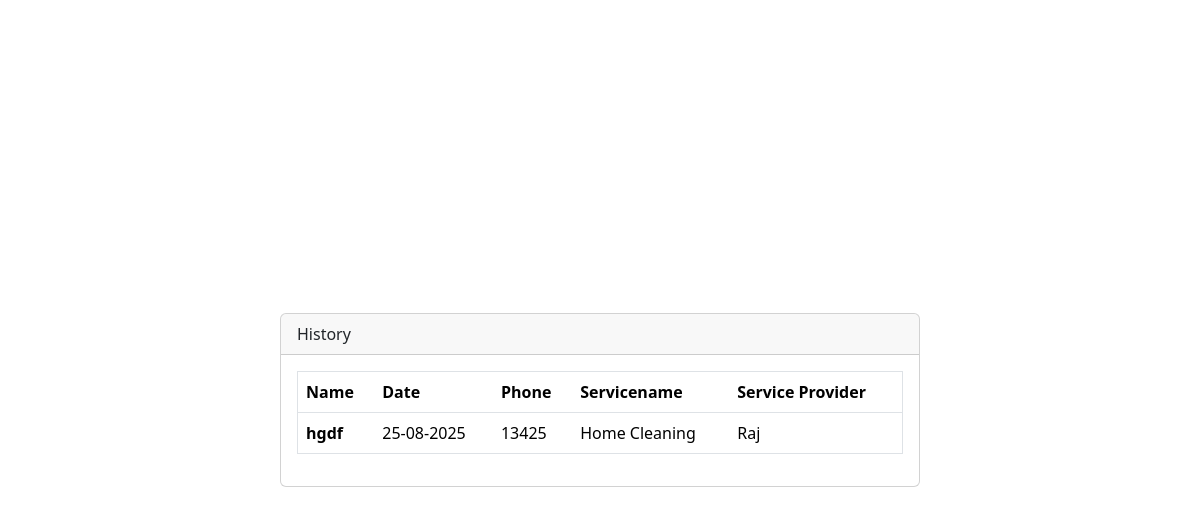
Before: /viewcusthist?id=1 with the older database file.
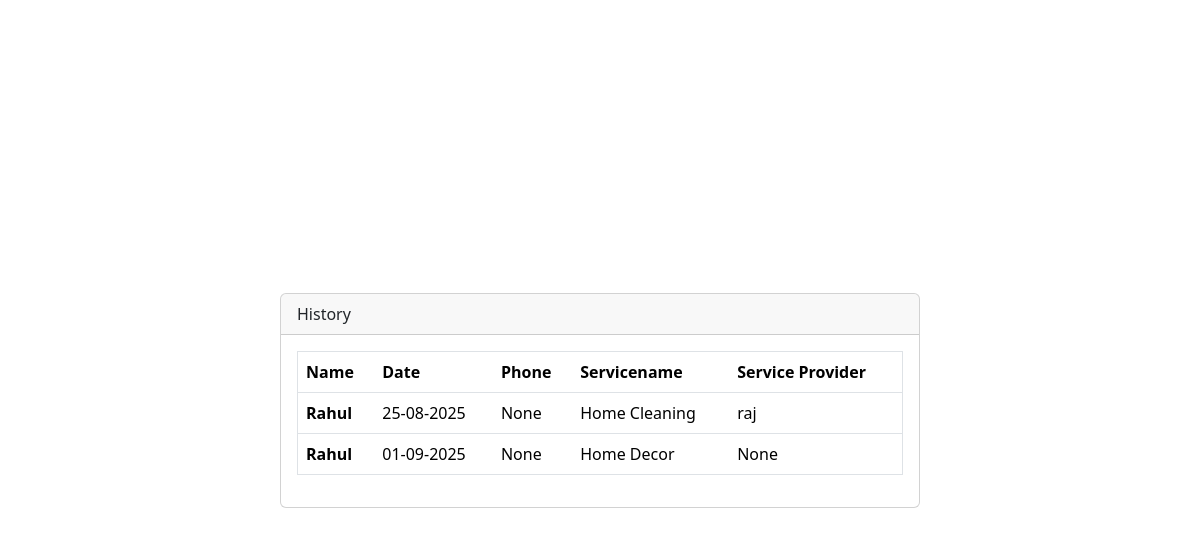
After: the same page with the newer database file.
### backend/models.py (models this page shows, shortened)
class Request(db.Model):
    __tablename__="request"
    r_id=db.Column(db.Integer, primary_key=True, autoincrement= True)
    sp_id=db.Column(db.Integer, db.ForeignKey("serviceprovider.id"),nullable=False)
    c_id=db.Column(db.Integer, db.ForeignKey("customer.id"),nullable=False)
    r_date=db.Column(db.String)
    r_time=db.Column(db.String)
    r_address=db.Column(db.String)
    r_city=db.Column(db.String)
    r_status=db.Column(db.String) # booked cancelled complete
    r_rating=db.Column(db.Integer)

class Customer(db.Model,UserMixin):
    __tablename__="customer"
    id=db.Column(db.Integer, primary_key=True, autoincrement= True)
    name=db.Column(db.String,unique=True)
    address=db.Column(db.String)
    city=db.Column(db.String)
    email=db.Column(db.String,unique=True)
    password=db.Column(db.String)
    phone=db.Column(db.String)
    status=db.Column(db.String)
    Sent_Request=db.relationship("Request",backref="cust")

class ServiceProvider(db.Model,UserMixin):
    __tablename__='serviceprovider'
    id=db.Column(db.Integer, primary_key=True, autoincrement= True)
    name=db.Column(db.String,unique=True)
    address=db.Column(db.String)
    email=db.Column(db.String,unique=True)
    password=db.Column(db.String)
    exp=db.Column(db.Integer)
    phone=db.Column(db.String)
    city=db.Column(db.String)
    status=db.Column(db.String)
    servicename=db.Column(db.String,db.ForeignKey("services.name"))
    receive_request=db.relationship("Request",backref="servprovider",cascade="all, delete-orphan")

### backend/routes.py (the view)
@app.route("/viewcusthist",methods=["GET","POST"])
def viewhist():
    if request.method=="GET":
        id=request.args.get("id")
        reqobj=db.session.query(Request).filter(and_(Request.c_id==id,Request.r_status=="Completed")).all()
        return render_template("customer/viewcusthistory.html",reqs=reqobj)

### templates/customer/viewcusthistory.html (shortened to what this page needs)
<!DOCTYPE html>
<html lang="en">
<head>
    <link href="https://cdn.jsdelivr.net/npm/bootstrap@5.3.8/dist/css/bootstrap.min.css" rel="stylesheet"
>
</head>
<body>
    <div class="container-fluid d-flex justify-content-center align-items-center vh-100">
        <div class="card" style="width: 40rem;">
            <div class="card-header">History </div>
            <div class="card-body">
                <table class="table border">
                    <thead>
                        <tr>
                            <th scope="col">Name</th>
                            <th scope="col">Date</th>
                            <th scope="col">Phone</th>
                            <th scope="col">Servicename</th>
                            <th scope="col">Service Provider</th>
                        </tr>
                    </thead>
                    <tbody>
                        {% for r in reqs %}
                        <tr>
                            <th scope="row">{{r.cust.name}}</th>
                            <td>{{r.r_date}}</td>
                            <td>{{r.cust.phone}}</td>
                            <td>{{r.servprovider.servicename}}</td>
                            <td>{{r.servprovider.name}}</td>
                        </tr>
                        {% endfor%}
                    </tbody>
                </table>
            </div>
        </div>
    </div>
</body>
</html>

Changed rows visible on the page:
changed through a linked row, Request "Home Cleaning": cust.name "hgdf" → "Rahul"; cust.phone "13425" → "None"; servprovider.name "Raj" → "raj"
added Request: cust.name "Rahul", r_date "01-09-2025", cust.phone "None", servprovider.servicename "Home Decor", servprovider.name "None"
